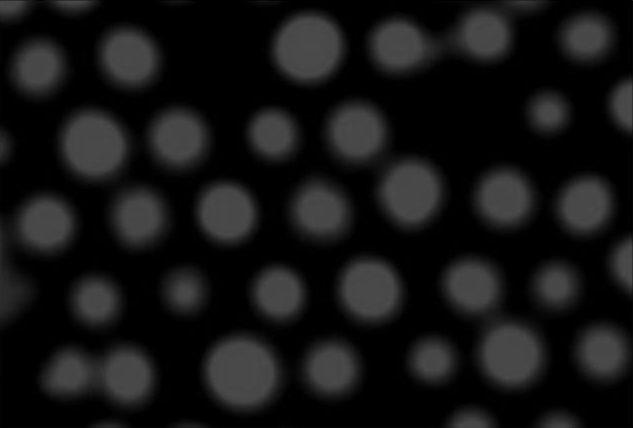
%> input picture images/figure pic.png, 633 x 428 px
$ octave Thresholding_testing.m   (GNU Octave 9; MATLAB toolbox functions it lacks are replaced by stand-ins)
%> lines starting %> are read from the running program, lines starting %| are printed output that depends on the picture
%% Thresholding Comparisons
close all
clear all
clc

warning('off', 'images:initSize:adjustingMag');
% [4 lines of commented-out code are left out]
image = imread('C:\Users\Ross\Google Drive\Capstone Images\Binh\figure pic.png');
%> image is the input picture: size 428x633x3 uint8; min 0, max 79, mean 20.8
% image = imread('C:\Users\Ross\Google Drive\Capstone Images\87 - 12.26.13 - FHA T5 (EB)\Images\Image-51.tif');
% image = imread('C:\Users\Ross\Google Drive\Capstone Images\97 - 05.11.14 0 D1 (EB)\Images\Image-35.tif');
% image = imread('C:\Users\Ross\Google Drive\Capstone Images\97 - 05.11.14 200 D1 (EB)\Images\Image-7.tif');

image = imfilter(rgb2gray(image), fspecial('average'));
%> image: size 428x633 uint8
% image = image(1:454, 1:708); % Crop our microscope images


%% Multithresh
close all
clc

tic
% Threshold into 3 levels w/ multithresh (Otsu's method)
otsu3 = imquantize(image, multithresh(image, 2));
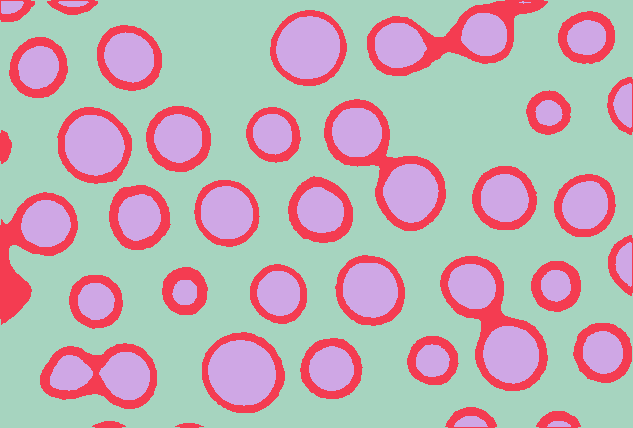
%> otsu3: size 428x633 double; 3 distinct labels, from 1 to 3; one colour per label, 0 black
totsu3 = toc;

tic
% Threshold into 4 levels w/ multithresh
otsu4 = imquantize(image, multithresh(image, 3));
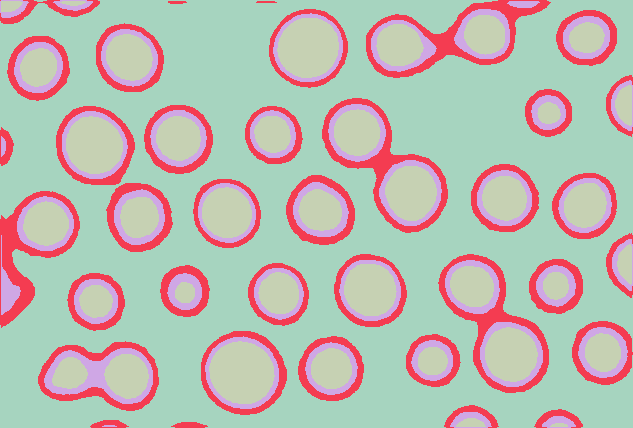
%> otsu4: size 428x633 double; 4 distinct labels, from 1 to 4; one colour per label, 0 black
totsu4 = toc

%> (the run ends here)
